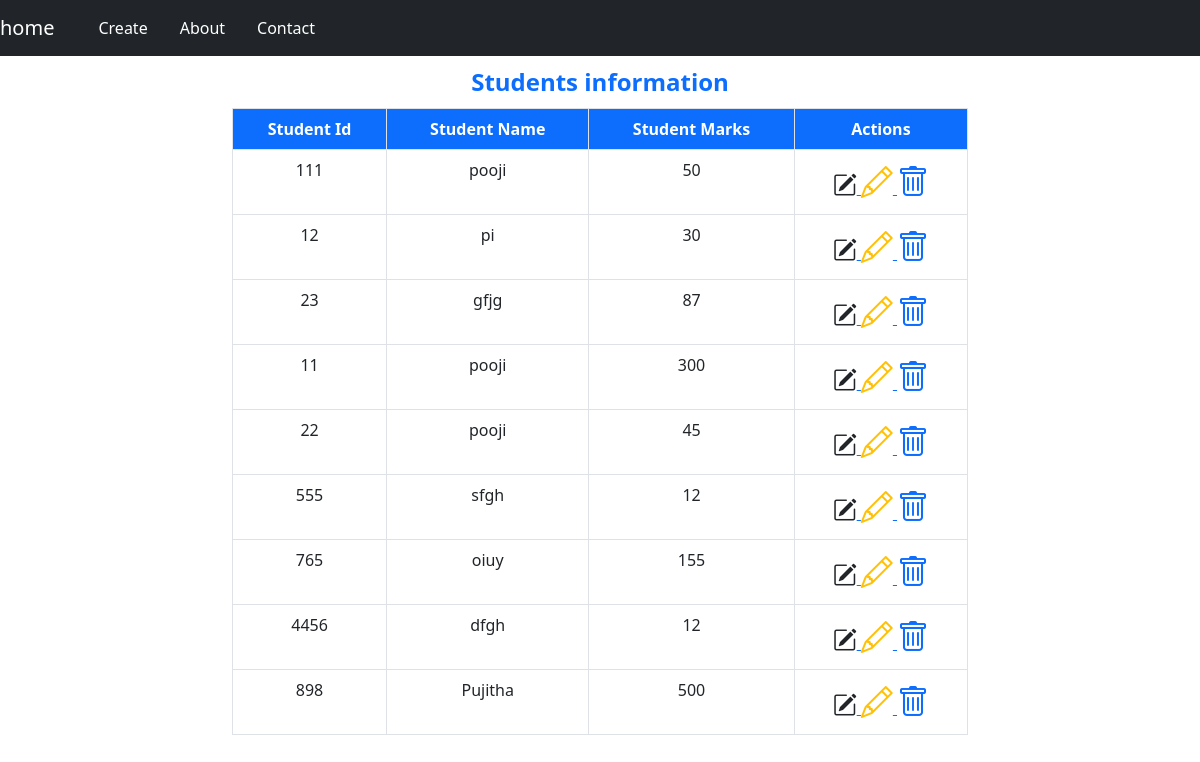
The page /students/ on the database its author committed.
### myapp/models.py (models this page shows)
class Student(models.Model):
    StudentId = models.CharField(primary_key=True)
    StudentName = models.CharField(max_length=100)
    StudentMarks = models.IntegerField()

### myapp/views.py (the view)
# urls.py: path('students/', views.students, name='students'),
def students(request):
    studs = Student.objects.all()
    return render(request, 'myapp/students.html', {'stu_list': studs})

### templates/myapp/students.html
{%extends 'myapp/base.html'%}
{% load widget_tweaks %}
{%block body_block%}
    <div class="container">
       <div class="row d-flex justify-content-center">
        <div class="col-sm-8">
            {%if stu_list%}
            <table class="table table-bordered table-stripped table-hover text-center">
                <caption class="caption-top text-center fs-4 fw-bold text-primary ">
                    Students information
                </caption>
                <thead>
                    <tr>
                        <th class="bg-primary text-white">Student Id</th>
                        <th class="bg-primary text-white">Student Name</th>
                        <th class="bg-primary text-white">Student Marks</th>
                        <th class="bg-primary text-white">Actions</th>
                    </tr>
                </thead>
                <tbody>
                    {%for stu in stu_list%}
                    <tr>
                        <td class="text-dark text-center">{{stu.StudentId}}</td>
                        <td class="text-dark text-center">{{stu.StudentName}}</td>
                        <td class="text-dark text-center">{{stu.StudentMarks}}</td>
                        <td class="text-dark text-center">
                            <a href="/details/{{stu.StudentId}}">
                              <i class="bi bi-pencil-square fs-4 text-dark"></i>
                            </a>
                            <a href ="/edit/{{stu.StudentId}}/">
                              <i class="bi bi-pencil fs-2 text-warning"></i>
                            </a>
                            <a href ="/delete/{{stu.StudentId}}/">
                              <i class="bi bi-trash fs-2 text-primary"></i>
                            </a>
                        </td>
                    </tr>
                    {%endfor%}
                </tbody>
            </table>
            {%else%}
            <div class="display-6 text-danger">
                records not found
            </div>
            {%endif%}
        </div>
       </div>
    </div>
{%endblock%}

### templates/myapp/base.html (shortened to what this page needs)
<!DOCTYPE html>
<html lang="en">
<head>
    <link href="https://cdn.jsdelivr.net/npm/bootstrap@5.3.8/dist/css/bootstrap.min.css" rel="stylesheet">
    <link rel="stylesheet" href="https://cdn.jsdelivr.net/npm/bootstrap-icons@1.13.2/font/bootstrap-icons.min.css">
</head>
<body>
    <nav class="navbar bg-dark navbar-expand-sm">
        <a href="/" class="navbar-brand nav-link text-white">home</a>
        <div class="container">
            <ui class="nav">
                <li class="nav-item">
                    <a href="/register" class="nav-link text-white">Create</a>
                </li>
                <li class="nav-item">
                    <a href="/about" class="nav-link text-white">About</a>
                </li>
                <li class="nav-item">
                    <a href="/contact" class="nav-link text-white">Contact</a>
                </li>
             </ui>
        </div>
    </nav>
    {%block body_block%}
    {%endblock%}
</body>
</html>

### rows shown on the page
Student: StudentId "111", StudentName "pooji", StudentMarks "50"
Student: StudentId "12", StudentName "pi", StudentMarks "30"
Student: StudentId "23", StudentName "gfjg", StudentMarks "87"
Student: StudentId "11", StudentName "pooji", StudentMarks "300"
Student: StudentId "22", StudentName "pooji", StudentMarks "45"
Student: StudentId "555", StudentName "sfgh", StudentMarks "12"
Student: StudentId "765", StudentName "oiuy", StudentMarks "155"
Student: StudentId "4456", StudentName "dfgh", StudentMarks "12"
Student: StudentId "898", StudentName "Pujitha", StudentMarks "500"
